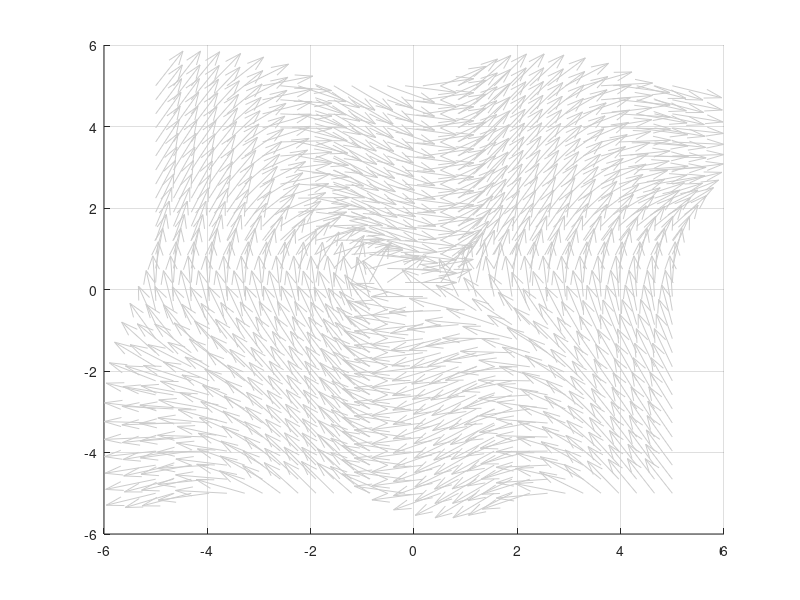

Recreate this plot in MATLAB. (Note: this script raises an error after producing the figure.)
%% Фазовый портрет нелинейной системы (System 2)
clear; clc; close all;

% 1. Определение системы уравнений
% f1 = x2
% f2 = sin(x1)*x2 + ln(1 + x1^2)
system_eq = @(t, X) [
    X(2);                           
    sin(X(1))*X(2) + log(1 + X(1)^2)
];

% 2. Анализ особой точки (0,0)
% Матрица Якоби в (0,0):
% df1/dx1 = 0, df1/dx2 = 1
% df2/dx1 = cos(x1)*x2 + (2*x1)/(1+x1^2) -> в (0,0) это 0
% df2/dx2 = sin(x1) -> в (0,0) это 0
% J = [0 1; 0 0] - Точка вырожденная (линейная часть не дает полной картины)
fprintf('--- Анализ системы ---\n');
fprintf('Особая точка: (0,0)\n');
fprintf('Тип: Вырожденная (требуется численный анализ)\n\n');

% 3. Настройка графики
figure('Color', 'w', 'Position', [100, 100, 900, 700]);
hold on; grid on;

x1_lim = [-5, 5]; 
x2_lim = [-5, 5];
[X1, X2] = meshgrid(linspace(x1_lim(1), x1_lim(2), 30), ...
                    linspace(x2_lim(1), x2_lim(2), 30));

% Векторное поле
U = X2;
V = sin(X1).*X2 + log(1 + X1.^2);
L = sqrt(U.^2 + V.^2);
quiver(X1, X2, U./L, V./L, 0.5, 'Color', [0.8 0.8 0.8], 'AutoScale', 'off');

% 4. Построение линий тока (для густоты портрета)
h = streamslice(X1, X2, U, V, 2);
set(h, 'Color', [0.2 0.5 0.8], 'LineWidth', 1);

% 5. Отрисовка нескольких точных траекторий через ode45
start_points = [
    [-4, 4]; [-4, -4]; [4, 4]; [4, -4]; 
    [0.1, 0.1]; [-2, 0]; [2, 0]; [0, 3]
];

colors = lines(size(start_points, 1));
for i = 1:size(start_points, 1)
    [~, sol_f] = ode45(system_eq, [0 10], start_points(i, :));
    [~, sol_b] = ode45(system_eq, [0 -10], start_points(i, :));
    full_sol = [flipud(sol_b); sol_f];
    
    % Ограничиваем отрисовку пределами осей
    mask = full_sol(:,1) >= x1_lim(1) & full_sol(:,1) <= x1_lim(2) & ...
           full_sol(:,2) >= x2_lim(1) & full_sol(:,2) <= x2_lim(2);
    
    plot(full_sol(mask,1), full_sol(mask,2), 'Color', colors(i,:), 'LineWidth', 1.5);
end

% 6. Отметка особой точки
plot(0, 0, 'ro', 'MarkerFaceColor', 'r', 'MarkerSize', 10);

% Оформление
xlabel('x_1'); ylabel('x_2');
title('Фазовый портрет: \dot{x}_1 = x_2, \dot{x}_2 = sin(x_1)x_2 + ln(1 + x_1^2)');
axis([x1_lim x2_lim]);
hold off;
